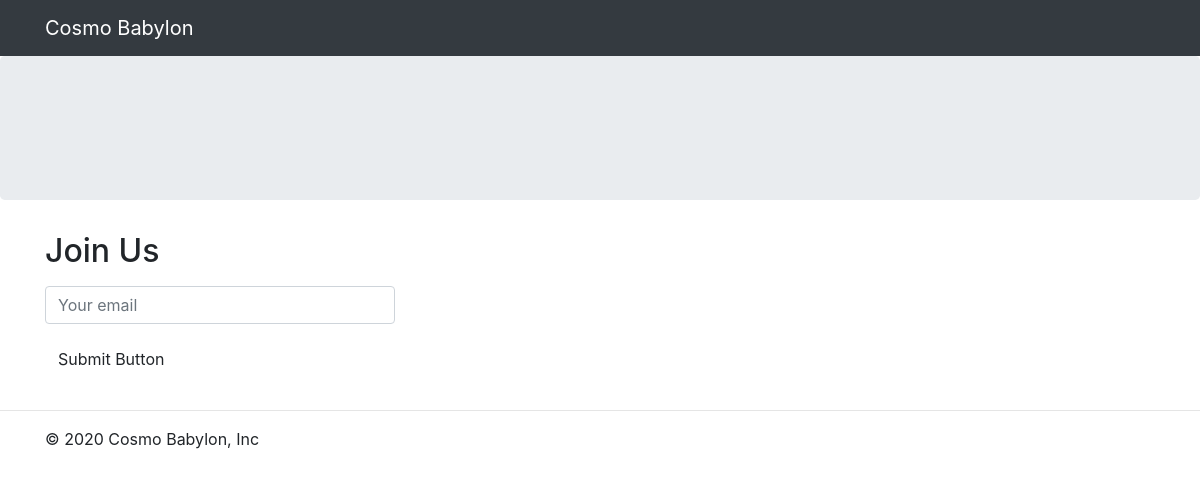
Before: / with the older database file.
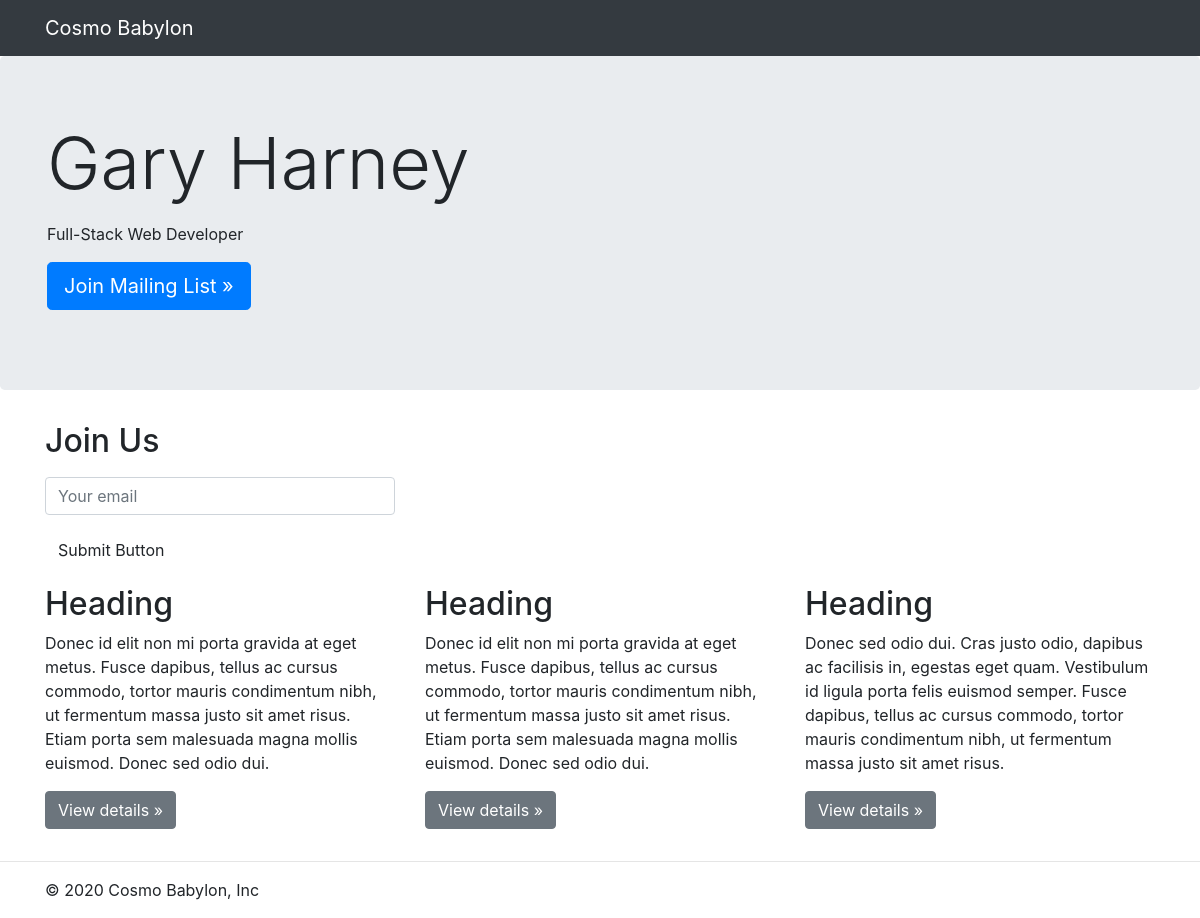
After: the same page with the newer database file.
### pages/models.py (models this page shows, shortened)
class Page(models.Model):
    title                       = models.CharField(max_length=220)
    title_description           = models.TextField(blank=True, null=True)
    title_button                = models.CharField(max_length=50, default="Join")
    title_btn_url               = models.CharField(max_length=50, blank=True, null=True)
    content                     = models.TextField(blank=True, null=True)

### pages/views.py (the view, shortened to what this page needs)
# urls.py: path('', HomeView.as_view(), name='home')
class HomeView(SuccessMessageMixin ,CreateView):
    template_name = 'pages/home.html'
    form_class = JoinForm
    success_url = '/'
    def get_context_data(self, *args, **kwargs):
        context = super(HomeView, self).get_context_data(*args, **kwargs)
        context['page_obj'] = Page.objects.all().first()
        return context

### newsletter/forms.py (shortened to what this page needs)
class JoinForm(forms.ModelForm):
    email = forms.EmailField(label="", widget=forms.EmailInput(attrs={'placeholder': 'Your email', 'class': 'form-control'}))
    class Meta:
        model = Join
        fields = ['email']

### pages/templates/pages/home.html (shortened to what this page needs)
{% extends "base.html" %}
{% block content %}
    <nav class="navbar navbar-expand-md navbar-dark fixed-top bg-dark">
      <div class="container">
        <a class="navbar-brand" href="#">Cosmo Babylon</a>
      </div>
    </nav>
    <main role="main">
    <div class="jumbotron">
      <div class="container">
        <h1 class="display-3">{{ page_obj.title }}</h1>
        <p>{{ page_obj.title_description|linebreaks }}</p>
          {% if page_obj.title_btn_url %}
          <p><a class="btn btn-primary btn-lg" href="{{ title_btn_url }}" role="button">{{ page_obj.title_button }} &raquo;</a></p>
        {% endif %}
      </div>
    </div>
    <div class="container">
      <div class="row">
        <div class="col-md-4">
          <h2>Join Us</h2>
            <p>
              <form method = "POST" action=""> {% csrf_token %}
                  {{ form.as_p }}
                <input type="submit" class="btn btn-default" value="Submit Button">
              </form>
            </p>
        </div>
      </div>
    </div>
    <div class="container">
      {{ page_obj.content|safe }}
    </div>
    <hr>
    <div class="container">
      <footer>
        <p>&copy; 2020 Cosmo Babylon, Inc</p>
      </footer>
    </div>
{% endblock content %}

### templates/base.html (shortened to what this page needs)
{% load static %}
<!doctype html>
<html lang="en">
  <head>
    <link rel="stylesheet" href="https://stackpath.bootstrapcdn.com/bootstrap/4.5.0/css/bootstrap.min.css">
    <link rel="stylesheet" href="{% static 'css/main.css' %}">
  </head>
  <body>
    {% block content %}
    {% endblock %}
  </body>
</html>

### static/css/main.css (style rules this page uses)
body { padding-top: 3.5rem; }

Changed rows visible on the page:
added Page: title "Gary Harney", title_description "Full-Stack Web Developer", title_button "Join Mailing List", content "Heading Donec id elit non mi porta gravida at eget metus. Fusce dapibus, tellus ac cursus commodo, tortor mauris condimentum nibh, ut fermentum massa justo sit amet risus. Etiam porta sem malesuada magna mollis euismod. Donec sed odio dui. View details » Heading Donec id elit non mi porta gravida at eget metus. Fusce dapibus, tellus ac cursus commodo, tortor mauris condimentum nibh, ut fermentum massa justo sit amet risus. Etiam porta sem malesuada magna mollis euismod. Donec sed odio dui. View details » Heading Donec sed odio dui. Cras justo odio, dapibus ac facilisis in, egestas eget quam. Vestibulum id ligula porta felis euismod semper. Fusce dapibus, tellus ac cursus commodo, tortor…"
